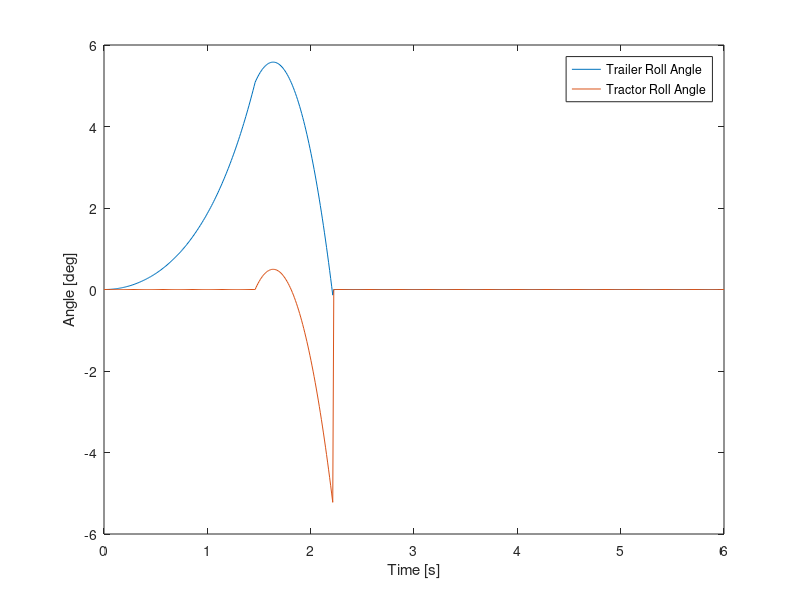

Source code (MATLAB): (Note: this script raises an error after producing the figure.)
%% Axicle_Tractor_Rollover_Dyn_ETS_v1.m
% 7/15/21
% S. Krug
% Notes:
%
% 7/15/21 - Initial start
%

clear all
close all
clc
%% Time Series Parameters
sampling_freq_hz = 100; %hz
time_step_s = 1/sampling_freq_hz; % s
total_run_time_s = 6; % sec
time_s = linspace(0, total_run_time_s, sampling_freq_hz*total_run_time_s)';

%% Aero Calcs
%use allowable windspeed table as inputs for aero calculation?

%% Mass Properties
g_mps2 = 9.81;
slack_angle = 5; %angle in deg when tractor inertia is added on, and tractor plus trailer roll together at same rate.
%Tractor
TRAC_height_cg_m = 1.1;
TRAC_mass_kg = 25000;
TRAC_inertia_roll_kgm2 = 37500;
TRAC_trackwidth_m = 2.53;
TRAC_height_cp_m = 1.925;
TRAC_force_drag_N = 10000;
TRAC_force_weight_N = g_mps2*TRAC_mass_kg;

%Trailer
TRAIL_height_cg_m = 2.1;
TRAIL_mass_kg = 22142;
TRAIL_inertia_roll_kgm2 = 95000;
TRAIL_trackwidth_m = 2.53;
TRAIL_height_cp_m = 2.18;
TRAIL_force_drag_N = 90000;
TRAIL_force_weight_N = g_mps2*TRAIL_mass_kg;

%% Variables & Inputs
%Tractor
TRAC_d_cg_y_m_i = TRAC_height_cg_m;
TRAC_d_cg_x_m_i = TRAC_trackwidth_m/2;
TRAC_theta_cg_rad_i = atan(TRAC_d_cg_x_m_i/TRAC_d_cg_y_m_i);

TRAC_d_cp_y_m_i = TRAC_height_cp_m;
TRAC_d_cp_x_m_i = TRAC_trackwidth_m/2;
TRAC_theta_cp_rad_i = atan(TRAC_d_cp_x_m_i/TRAC_d_cp_y_m_i);

%Trailer
TRAIL_d_cg_y_m_i = TRAIL_height_cg_m;
TRAIL_d_cg_x_m_i = TRAIL_trackwidth_m/2;
TRAIL_theta_cg_rad_i = atan(TRAIL_d_cg_x_m_i/TRAIL_d_cg_y_m_i);

TRAIL_d_cp_y_m_i = TRAIL_height_cp_m;
TRAIL_d_cp_x_m_i = TRAIL_trackwidth_m/2;
TRAIL_theta_cp_rad_i = atan(TRAIL_d_cp_x_m_i/TRAIL_d_cp_y_m_i);

%Inertias
TRAC_r_cg_m = TRAC_d_cg_x_m_i/(sin(TRAC_theta_cg_rad_i));
TRAC_I_pat_kgm2 = TRAC_inertia_roll_kgm2 + TRAC_mass_kg*TRAC_r_cg_m^2; %use this inertia

TRAIL_r_cg_m = TRAC_d_cg_x_m_i/(sin(TRAC_theta_cg_rad_i));
TRAIL_I_pat_kgm2 = TRAIL_inertia_roll_kgm2 + TRAIL_mass_kg*TRAIL_r_cg_m^2; %use this inertia
%Radii to calculate d_cg_x_m and d_cp_y_m during dynamic motion
TRAC_r_cp_m = TRAC_d_cp_x_m_i/(sin(TRAC_theta_cp_rad_i));
TRAIL_r_cp_m = TRAIL_d_cp_x_m_i/(sin(TRAIL_theta_cp_rad_i));

%% Time Domain Dynamics
% Trailer initiates rollover motion typically, so calculate that one first,
% then that inertia/energy addds to tractor, which already had 'some' force
% on it from original aerodynamics

% Calculate new angle instance
% if XXXX_tq_nm <0, no tip acceleration

%calculate angles for cp and cg, then calculate global "reference" angle,
%i.e. trailer/trac angles

%initialize vars
TRAC_tq_nm = zeros(length(time_s),1);
TRAC_d_cg_x_m = zeros(length(time_s),1);
TRAC_d_cp_y_m = zeros(length(time_s),1);
TRAC_alpha_rps2 = zeros(length(time_s),1);
TRAC_omega_rps = zeros(length(time_s),1);
TRAC_theta_cg_rad = zeros(length(time_s),1);
TRAC_theta_cp_rad = zeros(length(time_s),1);
TRAC_theta_cg_rad(1) = TRAC_theta_cg_rad_i; %first angle is static angle
TRAC_theta_cp_rad(1) = TRAC_theta_cp_rad_i; %first angle is static angle
TRAC_roll_angle_rad = zeros(length(time_s),1);
TRAC_roll_angle_rad(1) = 0; %first angle is static angle

TRAIL_tq_nm = zeros(length(time_s),1);
TRAIL_d_cg_x_m = zeros(length(time_s),1);
TRAIL_d_cp_y_m = zeros(length(time_s),1);
TRAIL_alpha_rps2 = zeros(length(time_s),1);
TRAIL_omega_rps = zeros(length(time_s),1);
TRAIL_theta_cg_rad = zeros(length(time_s),1);
TRAIL_theta_cp_rad = zeros(length(time_s),1);
TRAIL_theta_cg_rad(1) = TRAIL_theta_cg_rad_i; %first angle is static angle
TRAIL_theta_cp_rad(1) = TRAIL_theta_cp_rad_i; %first angle is static angle
TRAIL_roll_angle_rad = zeros(length(time_s),1);
TRAIL_roll_angle_rad(1) = 0; %first angle is static angle

% trailer_counter = zeros(length(time_s),1);
trailer_counter = 1;
TT_omega_rps = zeros(length(time_s),1);
TOTAL_tq_nm = zeros(length(time_s),1);
TOTAL_alpha_rps2 = zeros(length(time_s),1);
TOTAL_omega_rps = zeros(length(time_s),1);
TOTAL_roll_angle_rad = zeros(length(time_s),1);

% Assumes trailer ALWAYS initiates rollover
for t = 1:length(time_s)-1
    
    dt = time_s(t+1) - time_s(t);
    
    if (TRAIL_roll_angle_rad(t)*57.29) < slack_angle && trailer_counter == 1 %get the trailer up to speed first
        
        if t == 1
            TRAIL_tq_nm(t) = ((TRAIL_force_drag_N*TRAIL_d_cp_y_m_i)-(TRAIL_force_weight_N*TRAIL_d_cg_x_m_i));
            %TRAIL_tq_nm(t) = 0;
        else
            
            TRAC_tq_nm(t) = ((TRAC_force_drag_N*TRAC_d_cp_y_m_i)-(TRAC_force_weight_N*TRAC_d_cg_x_m_i)); %fill array with tractor net torque
            
            TRAIL_d_cg_x_m(t) = sin(TRAIL_theta_cg_rad(t))*TRAIL_r_cg_m; %new moment arm for new cg torque
            TRAIL_d_cp_y_m(t) = cos(TRAIL_theta_cp_rad(t))*TRAIL_r_cp_m; %new moment arm for cp torque
            TRAIL_tq_nm(t) = (TRAIL_force_drag_N*TRAIL_d_cp_y_m(t))-(TRAIL_force_weight_N*TRAIL_d_cg_x_m(t));
        end
        
        %check if tq is negative, reset to zero tq for acceleration
        if TRAIL_tq_nm(t) < 0
            TRAIL_tq_nm(t) = 0;
        end
        
        %Angular Acceleration
        TRAIL_alpha_rps2(t+1) = TRAIL_tq_nm(t)/TRAIL_I_pat_kgm2;
        %Angular Rate
        TRAIL_omega_rps(t+1) = TRAIL_omega_rps(t)+TRAIL_alpha_rps2(t+1)*dt;
        %Angle Change
        
        %     TRAIL_theta_cg_rad(t+1) = TRAIL_theta_cg_rad(t)+TRAIL_omega_rps(t+1)*dt;
        %     TRAIL_theta_cp_rad(t+1) = TRAIL_theta_cp_rad(t)+TRAIL_omega_rps(t+1)*dt;
        
        %Resolved roll angle assuming start = 0deg
        TRAIL_roll_angle_rad(t+1) = TRAIL_roll_angle_rad(t)+TRAIL_omega_rps(t+1)*dt;
        %new angles?
        TRAIL_theta_cg_rad(t+1) = TRAIL_theta_cg_rad(1) - TRAIL_roll_angle_rad(t+1); %angles are decreasing..?
        TRAIL_theta_cp_rad(t+1) = TRAIL_theta_cp_rad(1) - TRAIL_roll_angle_rad(t+1); %angles are decreasing..?
        
        
        
    else %add in inertias from trailer
        
        if trailer_counter == 1
            %conservation of angular momentum, add trailer + tractor
            %inertias together to get initial total rate L = I*omega
            momentum_initial = TRAIL_I_pat_kgm2*TRAIL_omega_rps(t);
            %TT_omega_rps = TRAIL_omega_rps; %add in previous rate built up by trailer initially
            TOTAL_I_kgm2 = TRAIL_I_pat_kgm2+TRAC_I_pat_kgm2;
            TOTAL_omega_rps(t) = momentum_initial/(TOTAL_I_kgm2); %assuming tractor "instantly" accelerates to the rate
            %imposed based on conservation of angular momentum. Trailer is
            %also traveling at this speed now, hence "total omega".
            %TRAIL_omega_rps(t) = TOTAL_omega_rps(t);
            transition_instance = t;
            
            TRAC_theta_cg_rad(transition_instance) = TRAC_theta_cg_rad_i; %angle AT start of transition
            TRAC_theta_cg_rad(transition_instance) = TRAC_theta_cp_rad_i; %angle AT start of transition
        end
        
        %         %initial net torque on tractor
        %         TRAC_tq_nm(t) = ((TRAC_force_drag_N*TRAC_d_cp_y_m_i)-(TRAC_force_weight_N*TRAC_d_cg_x_m_i));
        %
        % conservation of momentum calculation? energy transfer calc to get
        % intial rate?
        
        
        
        %Calculate individual components of moment arms
        TRAIL_d_cg_x_m(t) = sin(TRAIL_theta_cg_rad(t))*TRAIL_r_cg_m; %new moment arm for new cg torque
        TRAIL_d_cp_y_m(t) = cos(TRAIL_theta_cp_rad(t))*TRAIL_r_cp_m; %new moment arm for cp torque
        TRAC_d_cg_x_m(t) = sin(TRAC_theta_cg_rad(t))*TRAC_r_cg_m; %new moment arm for new cg torque
        TRAC_d_cp_y_m(t) = cos(TRAC_theta_cp_rad(t))*TRAC_r_cp_m; %new moment arm for cp torque
        %TRAIL_tq_nm(t) = (TRAIL_force_drag_N*TRAIL_d_cp_y_m(t))-(TRAIL_force_weight_N*TRAIL_d_cg_x_m(t));
        %Calculate individual components of torque w/ updated moment arms.
        
        
        
        trailer_torque = (TRAIL_force_drag_N*TRAIL_d_cp_y_m(t))-(TRAIL_force_weight_N*TRAIL_d_cg_x_m(t));
        if TRAC_roll_angle_rad(t) >= 0
            tractor_torque = (TRAC_force_drag_N*TRAC_d_cp_y_m(t))-(TRAC_force_weight_N*TRAC_d_cg_x_m(t));
        else % if tractor roll angle falls back down to 0, then use the tractor static torque
            tractor_torque = (TRAC_force_drag_N*TRAC_d_cp_y_m(transition_instance))-(TRAC_force_weight_N*TRAC_d_cg_x_m(transition_instance));
        end
        TOTAL_tq_nm(t) = trailer_torque + tractor_torque;
        
        
        %Angular Acceleration
        %if TRAC_roll_angle_rad(t) >= 0
        TOTAL_alpha_rps2(t+1) = TOTAL_tq_nm(t)/TOTAL_I_kgm2;
        %else% if tractor roll angle fell back down to zero 
           %RTOTAL_alpha_rps2(t+1) = TOTAL_tq_nm(t)/TRAIL_I_pat_kgm2;
        %end
        %Angular Rate
        TOTAL_omega_rps(t+1) = TOTAL_omega_rps(t)+TOTAL_alpha_rps2(t+1)*dt;
        
        %Resolved roll angle assuming start = 0deg. This angle will keep
        %increasing from zero
%         if TRAC_roll_angle_rad(t) >= 0 
            TRAC_roll_angle_rad(t+1) = TRAC_roll_angle_rad(t)+TOTAL_omega_rps(t+1)*dt;
            TRAIL_roll_angle_rad(t+1) = TRAIL_roll_angle_rad(transition_instance) + TRAC_roll_angle_rad(t+1);
%         else% if tractor roll angle fell back down to zero, 
%             TRAC_roll_angle_rad(t+1) = TRAC_roll_angle_rad(t); %tractor roll angle would be zero/slightly less than zero
% 
%             TRAIL_roll_angle_rad(t+1) = TRAIL_roll_angle_rad(transition_instance)+...
%                 TRAIL_roll_angle_rad(t)+...
%                 TOTAL_omega_rps(t+1)*dt; %trailer angle would be 
%             
%             %TRAIL_roll_angle_rad(t+1) = TRAIL_roll_angle_rad(transition_instance) + TRAIL_roll_angle_rad(t+1);
%         end
        
        
        
        
        %new angles; take previous angle value once this part of the loop started and subtract the new delta
        %angle created based on the total angle change with total inertia
        %and torque
        
        TRAIL_theta_cg_rad(t+1) = TRAIL_theta_cg_rad(transition_instance) - TRAC_roll_angle_rad(t+1);
        TRAIL_theta_cp_rad(t+1) = TRAIL_theta_cp_rad(transition_instance) - TRAC_roll_angle_rad(t+1);
        TRAC_theta_cg_rad(t+1) = TRAC_theta_cg_rad(transition_instance) - TRAC_roll_angle_rad(t+1);
        TRAC_theta_cp_rad(t+1) = TRAC_theta_cp_rad(transition_instance) - TRAC_roll_angle_rad(t+1);
        
        
        
        
        %         if TRAC_roll_angle_rad(t+1) < 0
        %             TRAC_roll_angle_rad(t+1) = 0;
        %         end
        
        if (TRAIL_roll_angle_rad(t+1)*57.29) > 90 || TRAIL_roll_angle_rad(t+1)*57.29 < 0
            break
        end
        trailer_counter = trailer_counter+1;
        
    end
end




figure(10)
plot(time_s,TRAIL_roll_angle_rad*57.29, time_s, TRAC_roll_angle_rad*57.29)
legend({'Trailer Roll Angle','Tractor Roll Angle'})
ylabel('Angle [deg]')
xlabel('Time [s]')
Plotter(1)
% figure(1)
% subplot(3,1,3)
% plot(time_s,TRAIL_roll_angle_rad*57.29)
% legend({'Roll Angle'})
% ylabel('Angle [deg]')
% xlabel('Time [s]')
% Plotter(1)
% % figure(5)
% % plot(time_s,TRAIL_force_drag_N*TRAIL_d_cp_y_m, time_s, -TRAIL_force_weight_N*TRAIL_d_cg_x_m)
% % legend({'aero moment','weight moment'})
% subplot(3,1,2)
% plot(time_s,TRAIL_omega_rps*57.29)
% legend({'Roll Rate'})
% ylabel('Rate [deg/s]')
% xlabel('Time [s]')
% Plotter(1)
%
% subplot(3,1,1)
% plot(time_s,TRAIL_alpha_rps2*57.29)
% legend({'Roll Accel'})
% ylabel('Accel [deg/s^2]')
% xlabel('Time [s]')
% Plotter(1)


% figure(5)
% plot(time_s,TRAIL_d_cp_y_m, time_s, TRAIL_d_cg_x_m)
% legend({'cp vertical moment arm','cg lateral moment arm'})
%
% figure(2)
% plot(time_s, TRAIL_tq_nm)
% legend({'net torque'})
% Plotter(1)
%
% figure(6)
% plot(time_s,TRAIL_force_drag_N*TRAIL_d_cp_y_m-TRAIL_force_weight_N*TRAIL_d_cg_x_m)
% legend({'net torque, calc"d'})
% Plotter(1)
% figure(3)
% plot(time_s, TRAC_d_cp_y_m)
% Plotter(1)
%
% figure(4)
% plot(time_s, TRAC_d_cg_x_m)
% Plotter(1)



% new angles after acceleration
%TRAC_d_cg_y_m_i = TRAC_height_cg_m;
%TRAC_d_cg_x_m_i = TRAC_trackwidth_m/2;
%TRAC_theta_cg_deg_i = arctan(TRAC_d_cg_x_m_i/TRAC_d_cg_y_m_i);


%TRAC_d_cp_y_m_i = TRAC_height_cp_m;
%TRAC_d_cp_x_m_i = TRAC_trackwidth_m/2;
%TRAC_theta_cp_deg_i = arctan(TRAC_d_cp_x_m_i/TRAC_d_cp_y_m_i);

% end for loop

